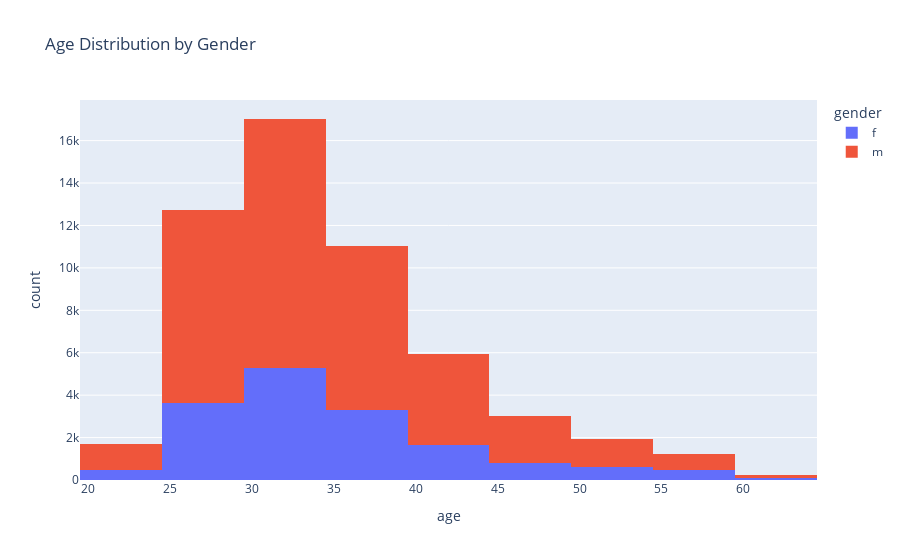

Notebook code for this chart:
### Code cell
fig = px.histogram(df, x="age", color="gender", nbins=20,
                   title="Age Distribution by Gender")
fig.show()

### Figure 1 — Plotly figure (JSON) as saved in the notebook; plotly's stock layout.template omitted (floating-point values rounded to 4 significant figures; data arrays with more than 128 entries replaced by an {"elided": "..."} marker saying what was removed)
{"data": [{"alignmentgroup": "True", "bingroup": "x", "hovertemplate": "gender=f<br>age=%{x}<br>count=%{y}<extra></extra>", "legendgroup": "f", "marker": {"color": "#636efa", "pattern": {"shape": ""}}, "name": "f", "nbinsx": 20, "offsetgroup": "f", "orientation": "v", "showlegend": true, "type": "histogram", "x": {"elided": "16312 int values"}, "xaxis": "x", "yaxis": "y"}, {"alignmentgroup": "True", "bingroup": "x", "hovertemplate": "gender=m<br>age=%{x}<br>count=%{y}<extra></extra>", "legendgroup": "m", "marker": {"color": "#EF553B", "pattern": {"shape": ""}}, "name": "m", "nbinsx": 20, "offsetgroup": "m", "orientation": "v", "showlegend": true, "type": "histogram", "x": {"elided": "38496 int values"}, "xaxis": "x", "yaxis": "y"}], "layout": {"autosize": true, "barmode": "relative", "legend": {"title": {"text": "gender"}, "tracegroupgap": 0}, "title": {"text": "Age Distribution by Gender"}, "xaxis": {"anchor": "y", "autorange": true, "domain": [0, 1], "range": [19.5, 64.5], "title": {"text": "age"}, "type": "linear"}, "yaxis": {"anchor": "x", "autorange": true, "domain": [0, 1], "range": [0, 17910.0], "title": {"text": "count"}}}}
